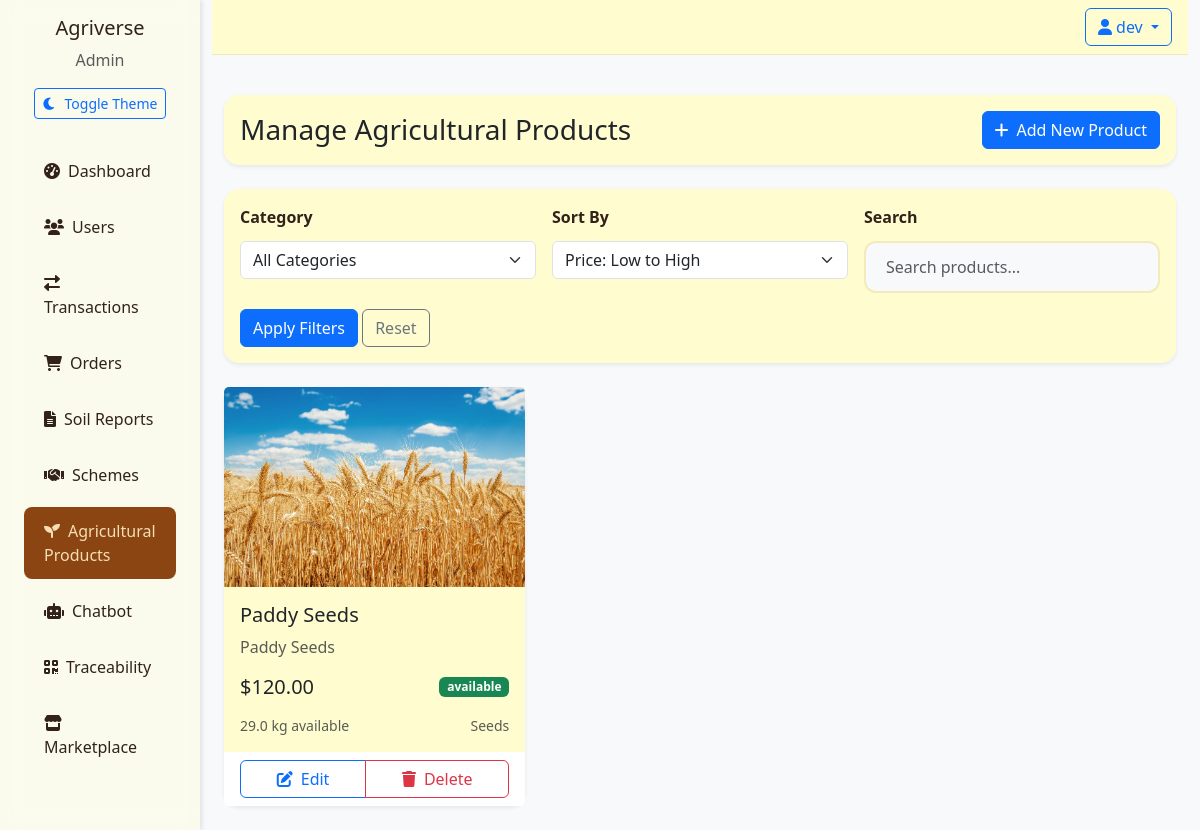
Page /admin/agri-products (signed in) on the committed database.
### app/models/__init__.py (models this page shows)
class User(UserMixin, db.Model):
    id = db.Column(db.Integer, primary_key=True)
    email = db.Column(db.String(120), unique=True, nullable=False)
    password_hash = db.Column(db.String(128), nullable=False)
    name = db.Column(db.String(100), nullable=False)
    role = db.Column(db.String(20), nullable=False)  # 'farmer', 'investor', 'admin'
    created_at = db.Column(db.DateTime, default=datetime.utcnow)
    is_active = db.Column(db.Boolean, default=True)
    is_verified = db.Column(db.Boolean, default=False)
    wallet_balance = db.Column(db.Float, default=0.0)  # User's wallet balance
    farm_name = db.Column(db.String(100))
    farm_location = db.Column(db.String(200))
    farm_size = db.Column(db.Float)  # in acres
    company_name = db.Column(db.String(100))
    investment_capacity = db.Column(db.Float)
    products = db.relationship('Product', backref='seller', lazy=True)
    investments_made = db.relationship('Investment',
                                     backref='investor',
                                     lazy=True,
                                     foreign_keys='Investment.investor_id')
    investments_received = db.relationship('Investment',
                                         backref='farmer',
                                         lazy=True,
                                         foreign_keys='Investment.farmer_id')
    soil_reports = db.relationship('SoilReport', backref='farmer', lazy=True)

class Product(db.Model):
    id = db.Column(db.Integer, primary_key=True)
    name = db.Column(db.String(100), nullable=False)
    description = db.Column(db.Text)
    price = db.Column(db.Float, nullable=False)
    quantity = db.Column(db.Float, nullable=False)
    unit = db.Column(db.String(20), nullable=False)  # kg, tons, etc.
    category = db.Column(db.String(50), nullable=False)
    image_url = db.Column(db.String(200))
    created_at = db.Column(db.DateTime, default=datetime.utcnow)
    seller_id = db.Column(db.Integer, db.ForeignKey('user.id'), nullable=False)
    status = db.Column(db.String(20), default='available')  # available, sold, reserved

### app/routes/admin.py (the view)
@admin_bp.route('/agri-products')
@login_required
@admin_required
def agri_products():
    category = request.args.get('category')
    sort = request.args.get('sort', 'price_low')
    search = request.args.get('search', '')
    query = Product.query.filter(
        Product.category.in_(['seeds', 'fertilizers', 'pesticides', 'equipment'])
    )
    if category:
        query = query.filter(Product.category == category)
    if search:
        query = query.filter(
            (Product.name.ilike(f'%{search}%')) |
            (Product.description.ilike(f'%{search}%'))
        )
    if sort == 'price_low':
        query = query.order_by(Product.price.asc())
    elif sort == 'price_high':
        query = query.order_by(Product.price.desc())
    elif sort == 'name':
        query = query.order_by(Product.name.asc())
    products = query.all()
    return render_template('admin/agri_products.html', products=products)

### app/__init__.py (called while the page is built)
@login_manager.user_loader
def load_user(user_id):
    return User.query.get(int(user_id))

### app/routes/admin.py (called while the page is built)
def admin_required(f):
    @wraps(f)
    def decorated_function(*args, **kwargs):
        if not current_user.is_authenticated or current_user.role != 'admin':
            flash('Access denied. Admin privileges required.', 'error')
            return redirect(url_for('main.index'))
        return f(*args, **kwargs)
    return decorated_function

### app/templates/admin/agri_products.html (shortened to what this page needs)
{% extends "base.html" %}
{% block content %}
<div class="container-fluid py-4">
    <div class="row mb-4">
        <div class="col-12">
            <div class="card border-0 shadow-sm">
                <div class="card-body">
                    <div class="d-flex align-items-center">
                        <h1 class="h3 mb-0">Manage Agricultural Products</h1>
                        <button class="btn btn-primary ms-auto" data-bs-toggle="modal" data-bs-target="#addProductModal">
                            <i class="fas fa-plus me-2"></i>Add New Product
                        </button>
                    </div>
                </div>
            </div>
        </div>
    </div>
    <div class="row mb-4">
        <div class="col-12">
            <div class="card border-0 shadow-sm">
                <div class="card-body">
                    <form method="GET" class="row g-3">
                        <div class="col-md-4">
                            <label class="form-label">Category</label>
                            <select name="category" class="form-select">
                                <option value="">All Categories</option>
                            </select>
                        </div>
                        <div class="col-md-4">
                            <label class="form-label">Sort By</label>
                            <select name="sort" class="form-select">
                                <option value="price_low" {% if request.args.get('sort') == 'price_low' %}selected{% endif %}>Price: Low to High</option>
                            </select>
                        </div>
                        <div class="col-md-4">
                            <label class="form-label">Search</label>
                            <input type="text" name="search" class="form-control" placeholder="Search products..." value="{{ request.args.get('search', '') }}">
                        </div>
                        <div class="col-12">
                            <button type="submit" class="btn btn-primary">Apply Filters</button>
                            <a href="{{ url_for('admin.agri_products') }}" class="btn btn-outline-secondary">Reset</a>
                        </div>
                    </form>
                </div>
            </div>
        </div>
    </div>
    <div class="row g-4">
        {% for product in products %}
        <div class="col-md-4">
            <div class="card border-0 shadow-sm h-100">
                {% if product.image_url %}
                <img src="{{ product.image_url }}" class="card-img-top" alt="{{ product.name }}" style="height: 200px; object-fit: cover;">
                {% else %}
                <div class="card-img-top bg-light d-flex align-items-center justify-content-center" style="height: 200px;">
                    <i class="fas fa-image fa-3x text-muted"></i>
                </div>
                {% endif %}
                <div class="card-body">
                    <h5 class="card-title">{{ product.name }}</h5>
                    <p class="card-text text-muted">{{ product.description }}</p>
                    <div class="d-flex justify-content-between align-items-center mb-3">
                        <span class="h5 mb-0">${{ "%.2f"|format(product.price) }}</span>
                        <span class="badge bg-{{ 'success' if product.status == 'available' else 'secondary' }}">
                            {{ product.status }}
                        </span>
                    </div>
                    <div class="d-flex justify-content-between align-items-center">
                        <small class="text-muted">{{ product.quantity }} {{ product.unit }} available</small>
                        <small class="text-muted">{{ product.category|title }}</small>
                    </div>
                </div>
                <div class="card-footer bg-white border-0">
                    <div class="btn-group w-100">
                        <button class="btn btn-outline-primary" onclick="editProduct({{ product.id }})">
                            <i class="fas fa-edit me-2"></i>Edit
                        </button>
                        <button class="btn btn-outline-danger" onclick="deleteProduct({{ product.id }})">
                            <i class="fas fa-trash me-2"></i>Delete
                        </button>
                    </div>
                </div>
            </div>
        </div>
        {% endfor %}
    </div>
</div>
{% endblock %}

### app/templates/base.html (shortened to what this page needs)
<!DOCTYPE html>
<html lang="en" data-bs-theme="light">
<head>
    <link href="https://cdn.jsdelivr.net/npm/bootstrap@5.3.0/dist/css/bootstrap.min.css" rel="stylesheet">
    <link href="https://cdnjs.cloudflare.com/ajax/libs/font-awesome/6.0.0/css/all.min.css" rel="stylesheet">
    <link href="{{ url_for('static', filename='css/style.css') }}" rel="stylesheet">
</head>
<body>
    <div class="container-fluid">
        <div class="row">
            {% if current_user.is_authenticated %}
            <div class="col-md-2 sidebar">
                <div class="d-flex flex-column">
                    <div class="text-center mb-4">
                        <h5 class="mb-2">Agriverse</h5>
                        <p class="text-muted mb-3">{{ current_user.role|title }}</p>
                        <button id="theme-toggle" class="btn btn-sm btn-outline-primary">
                            <i class="fas fa-moon me-2"></i>Toggle Theme
                        </button>
                    </div>
                    {% if current_user.role == 'admin' %}
                    <div class="nav flex-column">
                    <a href="{{ url_for('admin.dashboard') }}" class="nav-link {% if request.endpoint == 'admin.dashboard' %}active{% endif %}">
                            <i class="fas fa-tachometer-alt me-2"></i>Dashboard
                    </a>
                    <a href="{{ url_for('admin.users') }}" class="nav-link {% if request.endpoint == 'admin.users' %}active{% endif %}">
                            <i class="fas fa-users me-2"></i>Users
                    </a>
                    <a href="{{ url_for('admin.transactions') }}" class="nav-link {% if request.endpoint == 'admin.transactions' %}active{% endif %}">
                            <i class="fas fa-exchange-alt me-2"></i>Transactions
                    </a>
                    <a href="{{ url_for('admin.orders') }}" class="nav-link {% if request.endpoint == 'admin.orders' %}active{% endif %}">
                            <i class="fas fa-shopping-cart me-2"></i>Orders
                    </a>
                    <a href="{{ url_for('admin.soil_reports') }}" class="nav-link {% if request.endpoint == 'admin.soil_reports' %}active{% endif %}">
                            <i class="fas fa-file-alt me-2"></i>Soil Reports
                    </a>
                    <a href="{{ url_for('admin.schemes') }}" class="nav-link {% if request.endpoint == 'admin.schemes' %}active{% endif %}">
                            <i class="fas fa-handshake me-2"></i>Schemes
                    </a>
                    <a href="{{ url_for('admin.agri_products') }}" class="nav-link {% if request.endpoint == 'admin.agri_products' %}active{% endif %}">
                            <i class="fas fa-seedling me-2"></i>Agricultural Products
                    </a>
                    <a href="{{ url_for('admin.chatbot') }}" class="nav-link {% if request.endpoint == 'admin.chatbot' %}active{% endif %}">
                            <i class="fas fa-robot me-2"></i>Chatbot
                    </a>
                    <a href="{{ url_for('admin.traceability') }}" class="nav-link {% if request.endpoint == 'admin.traceability' %}active{% endif %}">
                            <i class="fas fa-qrcode me-2"></i>Traceability
                    </a>
                    </div>
                    {% endif %}
                    {% if current_user.role != 'farmer' %}
                    <a href="{{ url_for('main.marketplace') }}" class="nav-link {% if request.endpoint == 'main.marketplace' %}active{% endif %}">
                        <i class="fas fa-store me-2"></i> Marketplace
                    </a>
                    {% endif %}
                </div>
            </div>
            {% endif %}
            <div class="col-md-{% if current_user.is_authenticated %}10{% else %}12{% endif %}">
                <nav class="navbar navbar-expand-lg mb-3">
                    <div class="container-fluid px-3">
                        <div class="ms-auto d-flex align-items-center gap-2">
                            {% if current_user.is_authenticated %}
                            <div class="dropdown">
                                <button class="btn btn-outline-primary dropdown-toggle" type="button" id="userDropdown" data-bs-toggle="dropdown">
                                    <i class="fas fa-user me-1"></i>{{ current_user.name }}
                                </button>
                            </div>
                            {% endif %}
                        </div>
                    </div>
                </nav>
                {% block content %}{% endblock %}
            </div>
        </div>
    </div>
</body>
</html>

### app/static/css/style.css (style rules this page uses)
:root { --earth-brown: #8B4513; --soil-dark: #32221A; --wheat-gold: #F5DEB3; --leaf-green: #556B2F; --cream: #FFFDD0; --sky-blue: #87CEEB; --transition-speed: 0.3s; --bg-light: #f8f9fa; --bg-dark: #1a1a1a; --text-light: #32221A; --text-dark: #F5DEB3; --sidebar-light: rgba(255, 253, 208, 0.3); --sidebar-dark: rgba(50, 34, 26, 0.95); }
[data-bs-theme="light"] { --bg-color: var(--bg-light); --text-color: var(--text-light); --sidebar-bg: var(--sidebar-light); --card-bg: rgba(255, 253, 208, 0.98); --border-color: rgba(139, 69, 19, 0.1); }
body { min-height: 100vh; display: flex; flex-direction: column; font-family: 'Segoe UI', Tahoma, Geneva, Verdana, sans-serif; background-color: var(--bg-color); color: var(--text-color); transition: background-color var(--transition-speed), color var(--transition-speed); }
.navbar { backdrop-filter: blur(10px); -webkit-backdrop-filter: blur(10px); border-bottom: 1px solid var(--border-color); padding: 0.5rem 0; background-color: var(--card-bg); }
.nav-link { color: var(--text-color); padding: 0.75rem 1.25rem; border-radius: 0.5rem; margin: 0.25rem 0.75rem; transition: all var(--transition-speed); }
.nav-link.active { background-color: var(--earth-brown); color: var(--wheat-gold); }
.sidebar { min-height: 100vh; background-color: var(--sidebar-bg); padding-top: 1rem; transition: background-color var(--transition-speed); box-shadow: 2px 0 5px rgba(0, 0, 0, 0.1); backdrop-filter: blur(10px); -webkit-backdrop-filter: blur(10px); }
.card { border: none; border-radius: 15px; background: var(--card-bg); backdrop-filter: blur(10px); box-shadow: 0 4px 15px rgba(0, 0, 0, 0.1); transition: all 0.3s ease; }
.form-control { border: 2px solid var(--border-color); border-radius: 12px; padding: 0.75rem 1.25rem; transition: all 0.3s ease; background-color: var(--bg-color); color: var(--text-color); height: 3.25rem; }
.form-label { color: var(--soil-dark); font-weight: 600; margin-bottom: 0.75rem; }

### rows in the picture
User: role "Admin", name "dev"
Product: image_url (picture), name "Paddy Seeds", description "Paddy Seeds", price "120.00", status "available", quantity "29.0", unit "kg", category "Seeds"
